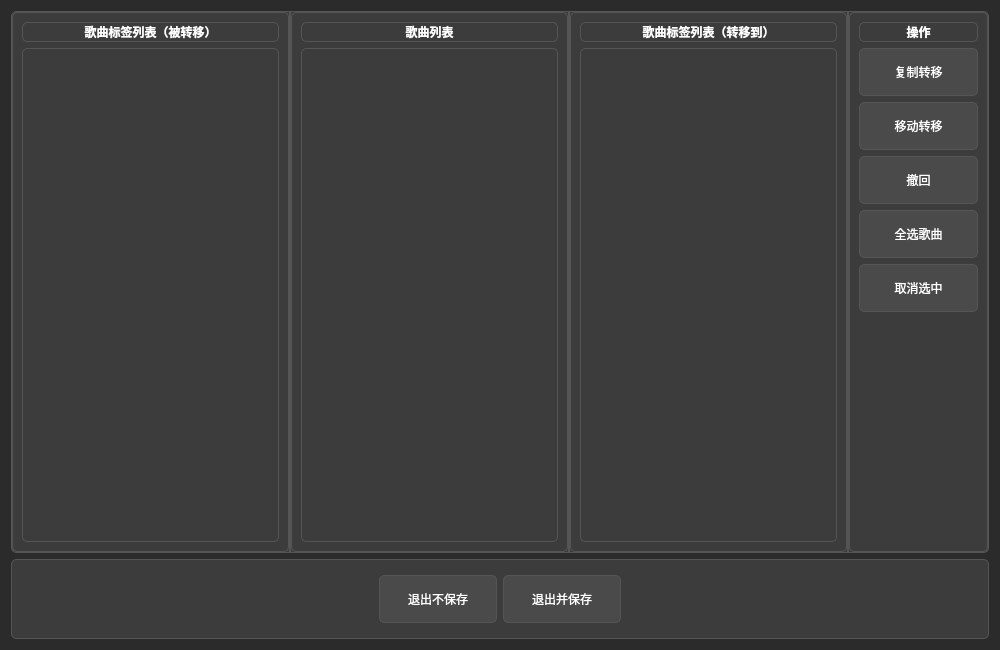
<?xml version="1.0" encoding="UTF-8"?>
<ui version="4.0">
 <class>ManageTagDialog</class>
 <widget class="QDialog" name="ManageTagDialog">
  <property name="geometry">
   <rect>
    <x>0</x>
    <y>0</y>
    <width>1000</width>
    <height>650</height>
   </rect>
  </property>
  <property name="windowTitle">
   <string>管理标签界面</string>
  </property>
  <property name="modal">
   <bool>true</bool>
  </property>
  <property name="styleSheet">
   <string notr="true">QDialog {
    background-color: #2b2b2b;
    color: #ffffff;
}

QLabel {
    color: #ffffff;
    font-size: 12px;
}

QListWidget {
    background-color: #3c3c3c;
    border: 1px solid #555555;
    border-radius: 5px;
    padding: 5px;
    color: #ffffff;
}

QListWidget::item {
    padding: 8px;
    border-bottom: 1px solid #555555;
}

QListWidget::item:selected {
    background-color: #0078d4;
    color: #ffffff;
}

QListWidget::item:hover {
    background-color: #4a4a4a;
}

QPushButton {
    background-color: #4a4a4a;
    border: 1px solid #555555;
    border-radius: 5px;
    padding: 8px;
    color: #ffffff;
    min-width: 100px;
    min-height: 30px;
}

QPushButton:hover {
    background-color: #5a5a5a;
}

QPushButton:pressed {
    background-color: #666666;
}

QPushButton:disabled {
    background-color: #333333;
    color: #777777;
    border-color: #444444;
}

QFrame {
    background-color: #3c3c3c;
    border: 1px solid #555555;
    border-radius: 5px;
}

QSplitter::handle {
    background-color: #555555;
    width: 2px;
    height: 2px;
}
</string>
  </property>
  <layout class="QVBoxLayout" name="verticalLayout_main">

   <item>
    <widget class="QSplitter" name="splitter_main">
     <property name="orientation">
      <enum>Qt::Horizontal</enum>
     </property>
     <property name="childrenCollapsible">
      <bool>false</bool>
     </property>
     <widget class="QFrame" name="frame_tag_list1">
      <property name="frameShape">
       <enum>QFrame::Box</enum>
      </property>
      <property name="frameShadow">
       <enum>QFrame::Raised</enum>
      </property>
      <layout class="QVBoxLayout" name="verticalLayout_tag_list1">
       <item>
        <widget class="QLabel" name="label_tag_list1">
         <property name="text">
          <string>歌曲标签列表（被转移）</string>
         </property>
         <property name="font">
          <font>
           <pointsize>14</pointsize>
           <weight>75</weight>
           <bold>true</bold>
          </font>
         </property>
         <property name="alignment">
          <set>Qt::AlignCenter</set>
         </property>
        </widget>
       </item>
       <item>
        <widget class="QListWidget" name="listWidget_tag_list1">
         <property name="contextMenuPolicy">
          <enum>Qt::CustomContextMenu</enum>
         </property>
         <property name="selectionMode">
          <enum>QAbstractItemView::ExtendedSelection</enum>
         </property>
         <property name="dragDropMode">
          <enum>QAbstractItemView::InternalMove</enum>
         </property>
         <property name="toolTip">
          <string>歌曲标签列表（被转移），支持多选和拖拽调整位置</string>
         </property>
        </widget>
       </item>
      </layout>
     </widget>
     <widget class="QFrame" name="frame_song_list">
      <property name="frameShape">
       <enum>QFrame::Box</enum>
      </property>
      <property name="frameShadow">
       <enum>QFrame::Raised</enum>
      </property>
      <layout class="QVBoxLayout" name="verticalLayout_song_list">
       <item>
        <widget class="QLabel" name="label_song_list">
         <property name="text">
          <string>歌曲列表</string>
         </property>
         <property name="font">
          <font>
           <pointsize>14</pointsize>
           <weight>75</weight>
           <bold>true</bold>
          </font>
         </property>
         <property name="alignment">
          <set>Qt::AlignCenter</set>
         </property>
        </widget>
       </item>
       <item>
        <widget class="QListWidget" name="listWidget_song_list">
         <property name="contextMenuPolicy">
          <enum>Qt::CustomContextMenu</enum>
         </property>
         <property name="selectionMode">
          <enum>QAbstractItemView::ExtendedSelection</enum>
         </property>
         <property name="toolTip">
          <string>显示选中标签下的歌曲</string>
         </property>
        </widget>
       </item>
      </layout>
     </widget>
     <widget class="QFrame" name="frame_tag_list2">
      <property name="frameShape">
       <enum>QFrame::Box</enum>
      </property>
      <property name="frameShadow">
       <enum>QFrame::Raised</enum>
      </property>
      <layout class="QVBoxLayout" name="verticalLayout_tag_list2">
       <item>
        <widget class="QLabel" name="label_tag_list2">
         <property name="text">
          <string>歌曲标签列表（转移到）</string>
         </property>
         <property name="font">
          <font>
           <pointsize>14</pointsize>
           <weight>75</weight>
           <bold>true</bold>
          </font>
         </property>
         <property name="alignment">
          <set>Qt::AlignCenter</set>
         </property>
        </widget>
       </item>
       <item>
        <widget class="QListWidget" name="listWidget_tag_list2">
         <property name="contextMenuPolicy">
          <enum>Qt::CustomContextMenu</enum>
         </property>
         <property name="selectionMode">
          <enum>QAbstractItemView::ExtendedSelection</enum>
         </property>
         <property name="dragDropMode">
          <enum>QAbstractItemView::InternalMove</enum>
         </property>
         <property name="toolTip">
          <string>歌曲标签列表（转移到），支持多选和拖拽调整位置</string>
         </property>
        </widget>
       </item>
      </layout>
     </widget>
     <widget class="QFrame" name="frame_operations">
      <property name="frameShape">
       <enum>QFrame::Box</enum>
      </property>
      <property name="frameShadow">
       <enum>QFrame::Raised</enum>
      </property>
      <property name="maximumSize">
       <size>
        <width>180</width>
        <height>16777215</height>
       </size>
      </property>
      <layout class="QVBoxLayout" name="verticalLayout_operations">
       <item>
        <widget class="QLabel" name="label_operations">
         <property name="text">
          <string>操作</string>
         </property>
         <property name="font">
          <font>
           <pointsize>14</pointsize>
           <weight>75</weight>
           <bold>true</bold>
          </font>
         </property>
         <property name="alignment">
          <set>Qt::AlignCenter</set>
         </property>
        </widget>
       </item>
       <item>
        <widget class="QPushButton" name="pushButton_copy_transfer">
         <property name="text">
          <string>复制转移</string>
         </property>
         <property name="icon">
          <iconset resource="icon.qrc">
           <normaloff>:/new/prefix1/images/copyIcon.png</normaloff>:/new/prefix1/images/copyIcon.png</iconset>
         </property>
         <property name="toolTip">
          <string>复制选中的歌曲到目标标签</string>
         </property>
        </widget>
       </item>
       <item>
        <widget class="QPushButton" name="pushButton_move_transfer">
         <property name="text">
          <string>移动转移</string>
         </property>
         <property name="icon">
          <iconset resource="icon.qrc">
           <normaloff>:/new/prefix1/images/moveIcon.png</normaloff>:/new/prefix1/images/moveIcon.png</iconset>
         </property>
         <property name="toolTip">
          <string>移动选中的歌曲到目标标签</string>
         </property>
        </widget>
       </item>
       <item>
        <widget class="QPushButton" name="pushButton_undo">
         <property name="text">
          <string>撤回</string>
         </property>
         <property name="icon">
          <iconset resource="icon.qrc">
           <normaloff>:/new/prefix1/images/undoIcon.png</normaloff>:/new/prefix1/images/undoIcon.png</iconset>
         </property>
         <property name="toolTip">
          <string>撤回上一次的操作</string>
         </property>
        </widget>
       </item>
       <item>
        <widget class="QPushButton" name="pushButton_select_all">
         <property name="text">
          <string>全选歌曲</string>
         </property>
         <property name="toolTip">
          <string>选中所有歌曲</string>
         </property>
        </widget>
       </item>
       <item>
        <widget class="QPushButton" name="pushButton_deselect_all">
         <property name="text">
          <string>取消选中</string>
         </property>
         <property name="toolTip">
          <string>取消选中所有歌曲</string>
         </property>
        </widget>
       </item>
       <item>
        <spacer name="verticalSpacer_operations">
         <property name="orientation">
          <enum>Qt::Vertical</enum>
         </property>
         <property name="sizeHint" stdset="0">
          <size>
           <width>20</width>
           <height>40</height>
          </size>
         </property>
        </spacer>
       </item>
      </layout>
     </widget>
    </widget>
   </item>
   <item>
    <widget class="QFrame" name="frame_dialog_buttons">
     <property name="frameShape">
      <enum>QFrame::NoFrame</enum>
     </property>
     <property name="frameShadow">
      <enum>QFrame::Plain</enum>
     </property>
     <property name="maximumSize">
      <size>
       <width>16777215</width>
       <height>80</height>
      </size>
     </property>
     <layout class="QHBoxLayout" name="horizontalLayout_dialog_buttons">
      <item>
       <spacer name="horizontalSpacer_left">
        <property name="orientation">
         <enum>Qt::Horizontal</enum>
        </property>
        <property name="sizeHint" stdset="0">
         <size>
          <width>40</width>
          <height>20</height>
         </size>
        </property>
       </spacer>
      </item>
      <item>
       <widget class="QPushButton" name="pushButton_exit_discard">
        <property name="text">
         <string>退出不保存</string>
        </property>
        <property name="icon">
         <iconset resource="icon.qrc">
          <normaloff>:/new/prefix1/images/exit-discardChangesIcon.png</normaloff>:/new/prefix1/images/exit-discardChangesIcon.png</iconset>
        </property>
        <property name="toolTip">
         <string>退出对话框并丢弃所有更改</string>
        </property>
       </widget>
      </item>
      <item>
       <widget class="QPushButton" name="pushButton_exit_save">
        <property name="text">
         <string>退出并保存</string>
        </property>
        <property name="icon">
         <iconset resource="icon.qrc">
          <normaloff>:/new/prefix1/images/exit-SaveIcon.png</normaloff>:/new/prefix1/images/exit-SaveIcon.png</iconset>
        </property>
        <property name="toolTip">
         <string>保存所有更改并退出对话框</string>
        </property>
       </widget>
      </item>
      <item>
       <spacer name="horizontalSpacer_right">
        <property name="orientation">
         <enum>Qt::Horizontal</enum>
        </property>
        <property name="sizeHint" stdset="0">
         <size>
          <width>40</width>
          <height>20</height>
         </size>
        </property>
       </spacer>
      </item>
     </layout>
    </widget>
   </item>
  </layout>
 </widget>
 <resources>
  <include location="icon.qrc"/>
 </resources>
 <connections>
  <connection>
   <sender>pushButton_exit_discard</sender>
   <signal>clicked()</signal>
   <receiver>ManageTagDialog</receiver>
   <slot>reject()</slot>
   <hints>
    <hint type="sourcelabel">
     <x>350</x>
     <y>605</y>
    </hint>
    <hint type="destinationlabel">
     <x>499</x>
     <y>324</y>
    </hint>
   </hints>
  </connection>
  <connection>
   <sender>pushButton_exit_save</sender>
   <signal>clicked()</signal>
   <receiver>ManageTagDialog</receiver>
   <slot>accept()</slot>
   <hints>
    <hint type="sourcelabel">
     <x>650</x>
     <y>605</y>
    </hint>
    <hint type="destinationlabel">
     <x>499</x>
     <y>324</y>
    </hint>
   </hints>
  </connection>
 </connections>
</ui>
